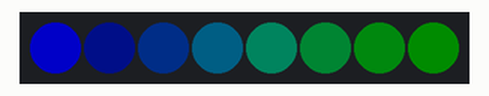
A program run on a simulated Raspberry Pi Pico running MicroPython. Shown: 8 RGB LEDs in strip order, left to right. Dim RGB values are drawn brighter than linear. At 28.0 s the program stops and its outputs stay as they are.

Above: at 0.1 s.
At 16.1 s:
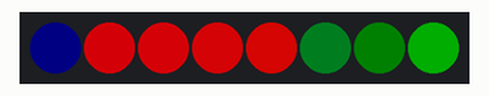
At 18.6 s:
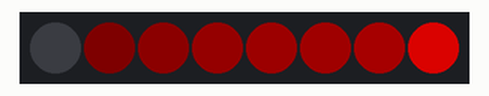
At 21.1 s:
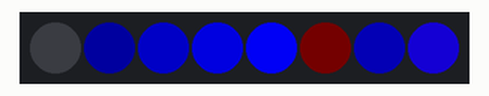
At 23.6 s:
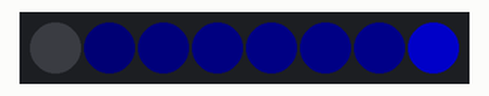
At 26.6 s:
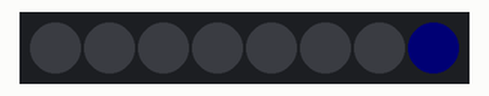
Timing chart, 0 to 28.5 s (numbered marks = the images above):
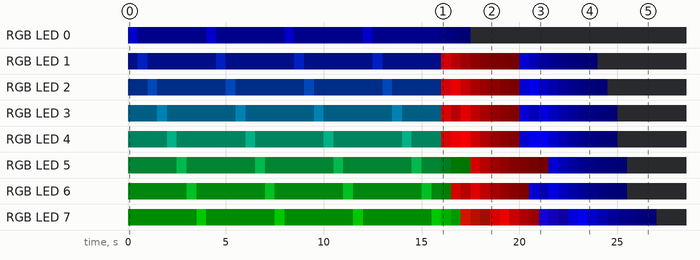

The program:

WS2812_8pcs.py
```python
# Example using PIO to drive a set of WS2812 LEDs.

import array, time
from machine import Pin
import rp2

# Configure the number of WS2812 LEDs.
NUM_LEDS = 8


@rp2.asm_pio(sideset_init=rp2.PIO.OUT_LOW, out_shiftdir=rp2.PIO.SHIFT_LEFT, autopull=True, pull_thresh=24)
def ws2812():
    T1 = 2
    T2 = 5
    T3 = 3
    wrap_target()
    label("bitloop")
    out(x, 1)               .side(0)    [T3 - 1]
    jmp(not_x, "do_zero")   .side(1)    [T1 - 1]
    jmp("bitloop")          .side(1)    [T2 - 1]
    label("do_zero")
    nop()                   .side(0)    [T2 - 1]
    wrap()


# Create the StateMachine with the ws2812 program, outputting on Pin(22).
sm = rp2.StateMachine(0, ws2812, freq=8_000_000, sideset_base=Pin(22))

# Start the StateMachine, it will wait for data on its FIFO.
sm.active(1)

# Display a pattern on the LEDs via an array of LED RGB values.
ar = array.array("I", [0 for _ in range(NUM_LEDS)])

# Cycle colours.
for i in range(4 * NUM_LEDS):
    for j in range(NUM_LEDS):
        r = j * 100 // (NUM_LEDS - 1)
        b = 100 - j * 100 // (NUM_LEDS - 1)
        if j != i % NUM_LEDS:
            r >>= 3
            b >>= 3
        ar[j] = r << 16 | b
    sm.put(ar, 8)
    time.sleep_ms(500)

# Fade out.
for i in range(24):
    for j in range(NUM_LEDS):
        ar[j] >>= 1
    sm.put(ar, 8)
    time.sleep_ms(500)
```

Measured:
- by itself, RGB LED 2: off → RGB(0, 3, 9) at 0.00 s, → RGB(0, 28, 72) 1.0 s later, → RGB(0, 3, 9) 0.50 s later, → RGB(0, 28, 72) 3.5 s later, … (27 changes in this stretch)
- by itself, RGB LED 3: off → RGB(0, 5, 7) at 0.00 s, → RGB(0, 42, 58) 1.5 s later, → RGB(0, 5, 7) 0.50 s later, → RGB(0, 42, 58) 3.5 s later, … (28 changes in this stretch)
- what the display in image 1 shows lasts 0.5 s, from 16.0 s to 16.5 s
